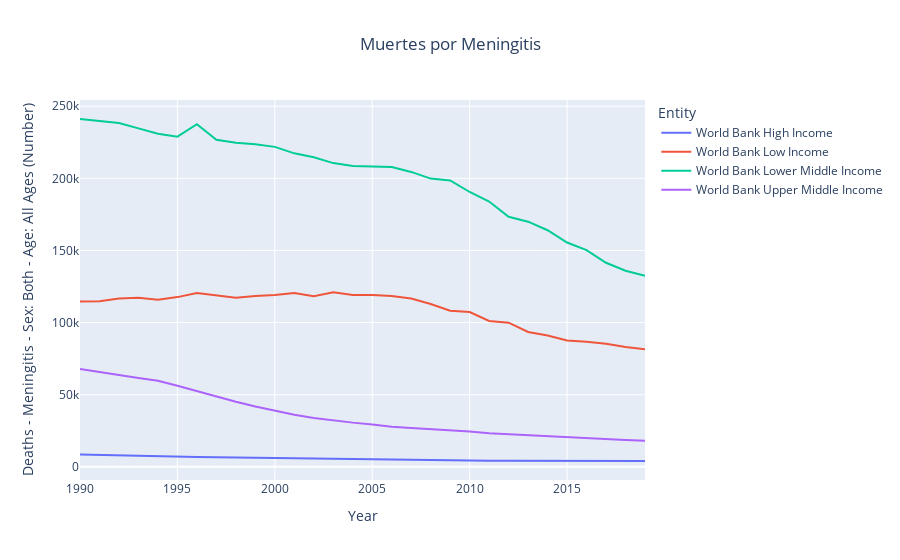

Write notebook code for a chart like this one.
### Markdown cell above
## Meningitis

### Code cell
fig=px.line(
    data_frame=df_income,
    y="Deaths - Meningitis - Sex: Both - Age: All Ages (Number)",
    x="Year",
    color="Entity",
    title= "Muertes por Meningitis"
            
    )
fig.update_layout(
    title={
        'text': "Muertes por Meningitis",
        'x': 0.5,
        'xanchor':'center'

    }
)

### Figure 1 — Plotly figure (JSON) as saved in the notebook; plotly's stock layout.template omitted (floating-point values rounded to 4 significant figures)
{"data": [{"hovertemplate": "Entity=World Bank High Income<br>Year=%{x}<br>Deaths - Meningitis - Sex: Both - Age: All Ages (Number)=%{y}<extra></extra>", "legendgroup": "World Bank High Income", "line": {"color": "#636efa", "dash": "solid"}, "marker": {"symbol": "circle"}, "mode": "lines", "name": "World Bank High Income", "orientation": "v", "showlegend": true, "type": "scatter", "x": [1990, 1991, 1992, 1993, 1994, 1995, 1996, 1997, 1998, 1999, 2000, 2001, 2002, 2003, 2004, 2005, 2006, 2007, 2008, 2009, 2010, 2011, 2012, 2013, 2014, 2015, 2016, 2017, 2018, 2019], "xaxis": "x", "y": [8568, 8206, 7749, 7516, 7266, 7054, 6787, 6606, 6413, 6297, 6062, 5869, 5533, 5410, 5187, 5093, 4897, 4822, 4718, 4580, 4483, 4285, 4210, 4151, 4086, 4100, 4080, 4045, 4047, 4052], "yaxis": "y"}, {"hovertemplate": "Entity=World Bank Low Income<br>Year=%{x}<br>Deaths - Meningitis - Sex: Both - Age: All Ages (Number)=%{y}<extra></extra>", "legendgroup": "World Bank Low Income", "line": {"color": "#EF553B", "dash": "solid"}, "marker": {"symbol": "circle"}, "mode": "lines", "name": "World Bank Low Income", "orientation": "v", "showlegend": true, "type": "scatter", "x": [1990, 1991, 1992, 1993, 1994, 1995, 1996, 1997, 1998, 1999, 2000, 2001, 2002, 2003, 2004, 2005, 2006, 2007, 2008, 2009, 2010, 2011, 2012, 2013, 2014, 2015, 2016, 2017, 2018, 2019], "xaxis": "x", "y": [114623, 114812, 116674, 117168, 115897, 117665, 120481, 118902, 117184, 118431, 119156, 120533, 118272, 121062, 119101, 119209, 118412, 116632, 112840, 108213, 107323, 101165, 99936, 93466, 91100, 87573, 86785, 85255, 83057, 81439], "yaxis": "y"}, {"hovertemplate": "Entity=World Bank Lower Middle Income<br>Year=%{x}<br>Deaths - Meningitis - Sex: Both - Age: All Ages (Number)=%{y}<extra></extra>", "legendgroup": "World Bank Lower Middle Income", "line": {"color": "#00cc96", "dash": "solid"}, "marker": {"symbol": "circle"}, "mode": "lines", "name": "World Bank Lower Middle Income", "orientation": "v", "showlegend": true, "type": "scatter", "x": [1990, 1991, 1992, 1993, 1994, 1995, 1996, 1997, 1998, 1999, 2000, 2001, 2002, 2003, 2004, 2005, 2006, 2007, 2008, 2009, 2010, 2011, 2012, 2013, 2014, 2015, 2016, 2017, 2018, 2019], "xaxis": "x", "y": [241139, 239606, 238400, 234614, 230967, 228922, 237503, 226774, 224687, 223595, 221822, 217331, 214608, 210576, 208516, 208137, 207843, 204449, 199815, 198534, 190535, 183952, 173362, 169960, 164035, 155499, 150263, 141452, 135914, 132489], "yaxis": "y"}, {"hovertemplate": "Entity=World Bank Upper Middle Income<br>Year=%{x}<br>Deaths - Meningitis - Sex: Both - Age: All Ages (Number)=%{y}<extra></extra>", "legendgroup": "World Bank Upper Middle Income", "line": {"color": "#ab63fa", "dash": "solid"}, "marker": {"symbol": "circle"}, "mode": "lines", "name": "World Bank Upper Middle Income", "orientation": "v", "showlegend": true, "type": "scatter", "x": [1990, 1991, 1992, 1993, 1994, 1995, 1996, 1997, 1998, 1999, 2000, 2001, 2002, 2003, 2004, 2005, 2006, 2007, 2008, 2009, 2010, 2011, 2012, 2013, 2014, 2015, 2016, 2017, 2018, 2019], "xaxis": "x", "y": [67918, 65988, 63617, 61532, 59668, 56187, 52486, 48609, 45087, 41811, 38955, 36175, 33878, 32123, 30647, 29365, 27821, 26847, 26083, 25549, 24436, 23334, 22592, 21928, 21220, 20614, 20123, 19379, 18651, 18104], "yaxis": "y"}], "layout": {"legend": {"title": {"text": "Entity"}, "tracegroupgap": 0}, "title": {"text": "Muertes por Meningitis", "x": 0.5, "xanchor": "center"}, "xaxis": {"anchor": "y", "domain": [0, 1], "title": {"text": "Year"}}, "yaxis": {"anchor": "x", "domain": [0, 1], "title": {"text": "Deaths - Meningitis - Sex: Both - Age: All Ages (Number)"}}}}
